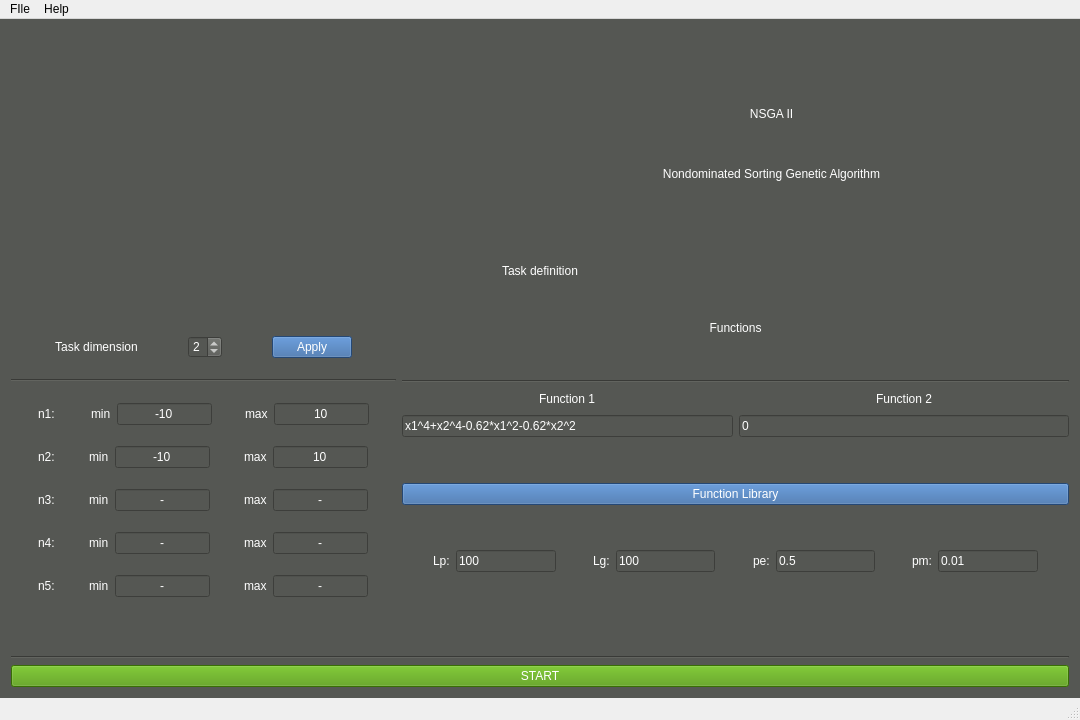
<?xml version="1.0" encoding="UTF-8"?>
<ui version="4.0">
 <class>OptimizationMainWindow</class>
 <widget class="QMainWindow" name="OptimizationMainWindow">
  <property name="geometry">
   <rect>
    <x>0</x>
    <y>0</y>
    <width>1080</width>
    <height>720</height>
   </rect>
  </property>
  <property name="sizePolicy">
   <sizepolicy hsizetype="Expanding" vsizetype="Expanding">
    <horstretch>0</horstretch>
    <verstretch>0</verstretch>
   </sizepolicy>
  </property>
  <property name="windowTitle">
   <string>Optimization Program NLP</string>
  </property>
  <widget class="QWidget" name="centralWidget">
   <property name="sizePolicy">
    <sizepolicy hsizetype="Preferred" vsizetype="Preferred">
     <horstretch>0</horstretch>
     <verstretch>0</verstretch>
    </sizepolicy>
   </property>
   <property name="maximumSize">
    <size>
     <width>3000</width>
     <height>3000</height>
    </size>
   </property>
   <property name="mouseTracking">
    <bool>false</bool>
   </property>
   <property name="styleSheet">
    <string notr="true">background-color: rgb(85, 87, 83);</string>
   </property>
   <layout class="QGridLayout" name="gridLayout">
    <item row="5" column="0">
     <layout class="QHBoxLayout" name="DefinitionSection">
      <item>
       <spacer name="horizontalSpacer_25">
        <property name="orientation">
         <enum>Qt::Horizontal</enum>
        </property>
        <property name="sizeHint" stdset="0">
         <size>
          <width>40</width>
          <height>20</height>
         </size>
        </property>
       </spacer>
      </item>
      <item>
       <layout class="QVBoxLayout" name="MinMaxLayout">
        <item>
         <layout class="QHBoxLayout" name="Dimension0">
          <item>
           <spacer name="horizontalSpacer_4">
            <property name="orientation">
             <enum>Qt::Horizontal</enum>
            </property>
            <property name="sizeHint" stdset="0">
             <size>
              <width>40</width>
              <height>20</height>
             </size>
            </property>
           </spacer>
          </item>
          <item>
           <widget class="QLabel" name="DImensionLabel">
            <property name="styleSheet">
             <string notr="true">font: 25 12pt &quot;Ubuntu&quot;;
color: rgb(255, 255, 255);</string>
            </property>
            <property name="text">
             <string>&lt;html&gt;&lt;head/&gt;&lt;body&gt;&lt;p align=&quot;center&quot;&gt;Task dimension&lt;/p&gt;&lt;/body&gt;&lt;/html&gt;</string>
            </property>
           </widget>
          </item>
          <item>
           <spacer name="horizontalSpacer">
            <property name="orientation">
             <enum>Qt::Horizontal</enum>
            </property>
            <property name="sizeHint" stdset="0">
             <size>
              <width>40</width>
              <height>20</height>
             </size>
            </property>
           </spacer>
          </item>
          <item>
           <widget class="QSpinBox" name="DimInput">
            <property name="styleSheet">
             <string notr="true">color: rgb(255, 255, 255);</string>
            </property>
            <property name="minimum">
             <number>1</number>
            </property>
            <property name="maximum">
             <number>5</number>
            </property>
            <property name="value">
             <number>2</number>
            </property>
           </widget>
          </item>
          <item>
           <spacer name="horizontalSpacer_2">
            <property name="orientation">
             <enum>Qt::Horizontal</enum>
            </property>
            <property name="sizeHint" stdset="0">
             <size>
              <width>40</width>
              <height>20</height>
             </size>
            </property>
           </spacer>
          </item>
          <item>
           <widget class="QPushButton" name="DimButton">
            <property name="cursor">
             <cursorShape>PointingHandCursor</cursorShape>
            </property>
            <property name="styleSheet">
             <string notr="true">color: rgb(255, 255, 255);
background-color: rgb(52, 101, 164);</string>
            </property>
            <property name="text">
             <string>Apply</string>
            </property>
           </widget>
          </item>
          <item>
           <spacer name="horizontalSpacer_3">
            <property name="orientation">
             <enum>Qt::Horizontal</enum>
            </property>
            <property name="sizeHint" stdset="0">
             <size>
              <width>40</width>
              <height>20</height>
             </size>
            </property>
           </spacer>
          </item>
         </layout>
        </item>
        <item>
         <widget class="Line" name="line">
          <property name="orientation">
           <enum>Qt::Horizontal</enum>
          </property>
         </widget>
        </item>
        <item>
         <layout class="QHBoxLayout" name="Dimension1">
          <item>
           <spacer name="horizontalSpacer_5">
            <property name="orientation">
             <enum>Qt::Horizontal</enum>
            </property>
            <property name="sizeHint" stdset="0">
             <size>
              <width>40</width>
              <height>20</height>
             </size>
            </property>
           </spacer>
          </item>
          <item>
           <widget class="QLabel" name="n1Label">
            <property name="styleSheet">
             <string notr="true">color: rgb(255, 255, 255);
font: 25 12pt &quot;Ubuntu&quot;;</string>
            </property>
            <property name="text">
             <string>n1: </string>
            </property>
           </widget>
          </item>
          <item>
           <spacer name="horizontalSpacer_6">
            <property name="orientation">
             <enum>Qt::Horizontal</enum>
            </property>
            <property name="sizeHint" stdset="0">
             <size>
              <width>40</width>
              <height>20</height>
             </size>
            </property>
           </spacer>
          </item>
          <item>
           <widget class="QLabel" name="n1MinLabel">
            <property name="styleSheet">
             <string notr="true">color: rgb(255, 255, 255);
font: 25 12pt &quot;Ubuntu&quot;;</string>
            </property>
            <property name="text">
             <string>min</string>
            </property>
           </widget>
          </item>
          <item>
           <widget class="QLineEdit" name="n1MinValue">
            <property name="enabled">
             <bool>true</bool>
            </property>
            <property name="styleSheet">
             <string notr="true">border-color: rgb(255, 255, 255);
color: rgb(255, 255, 255);</string>
            </property>
            <property name="text">
             <string>-10</string>
            </property>
            <property name="alignment">
             <set>Qt::AlignCenter</set>
            </property>
           </widget>
          </item>
          <item>
           <spacer name="horizontalSpacer_7">
            <property name="orientation">
             <enum>Qt::Horizontal</enum>
            </property>
            <property name="sizeHint" stdset="0">
             <size>
              <width>40</width>
              <height>20</height>
             </size>
            </property>
           </spacer>
          </item>
          <item>
           <widget class="QLabel" name="n1MaxLabel">
            <property name="styleSheet">
             <string notr="true">color: rgb(255, 255, 255);
font: 25 12pt &quot;Ubuntu&quot;;</string>
            </property>
            <property name="text">
             <string>max</string>
            </property>
           </widget>
          </item>
          <item>
           <widget class="QLineEdit" name="n1MaxValue">
            <property name="styleSheet">
             <string notr="true">border-color: rgb(255, 255, 255);
color: rgb(255, 255, 255);</string>
            </property>
            <property name="text">
             <string>10</string>
            </property>
            <property name="alignment">
             <set>Qt::AlignCenter</set>
            </property>
           </widget>
          </item>
          <item>
           <spacer name="horizontalSpacer_8">
            <property name="orientation">
             <enum>Qt::Horizontal</enum>
            </property>
            <property name="sizeHint" stdset="0">
             <size>
              <width>40</width>
              <height>20</height>
             </size>
            </property>
           </spacer>
          </item>
         </layout>
        </item>
        <item>
         <layout class="QHBoxLayout" name="Dimension2">
          <item>
           <spacer name="horizontalSpacer_9">
            <property name="orientation">
             <enum>Qt::Horizontal</enum>
            </property>
            <property name="sizeHint" stdset="0">
             <size>
              <width>40</width>
              <height>20</height>
             </size>
            </property>
           </spacer>
          </item>
          <item>
           <widget class="QLabel" name="n2Label">
            <property name="styleSheet">
             <string notr="true">color: rgb(255, 255, 255);
font: 25 12pt &quot;Ubuntu&quot;;</string>
            </property>
            <property name="text">
             <string>n2:</string>
            </property>
           </widget>
          </item>
          <item>
           <spacer name="horizontalSpacer_10">
            <property name="orientation">
             <enum>Qt::Horizontal</enum>
            </property>
            <property name="sizeHint" stdset="0">
             <size>
              <width>40</width>
              <height>20</height>
             </size>
            </property>
           </spacer>
          </item>
          <item>
           <widget class="QLabel" name="n2MinLabel">
            <property name="styleSheet">
             <string notr="true">color: rgb(255, 255, 255);
font: 25 12pt &quot;Ubuntu&quot;;</string>
            </property>
            <property name="text">
             <string>min</string>
            </property>
           </widget>
          </item>
          <item>
           <widget class="QLineEdit" name="n2MinValue">
            <property name="styleSheet">
             <string notr="true">border-color: rgb(255, 255, 255);
color: rgb(255, 255, 255);</string>
            </property>
            <property name="text">
             <string>-10</string>
            </property>
            <property name="alignment">
             <set>Qt::AlignCenter</set>
            </property>
           </widget>
          </item>
          <item>
           <spacer name="horizontalSpacer_11">
            <property name="orientation">
             <enum>Qt::Horizontal</enum>
            </property>
            <property name="sizeHint" stdset="0">
             <size>
              <width>40</width>
              <height>20</height>
             </size>
            </property>
           </spacer>
          </item>
          <item>
           <widget class="QLabel" name="n2MaxLabel">
            <property name="styleSheet">
             <string notr="true">color: rgb(255, 255, 255);
font: 25 12pt &quot;Ubuntu&quot;;</string>
            </property>
            <property name="text">
             <string>max</string>
            </property>
           </widget>
          </item>
          <item>
           <widget class="QLineEdit" name="n2MaxValue">
            <property name="styleSheet">
             <string notr="true">border-color: rgb(255, 255, 255);
color: rgb(255, 255, 255);</string>
            </property>
            <property name="text">
             <string>10</string>
            </property>
            <property name="alignment">
             <set>Qt::AlignCenter</set>
            </property>
           </widget>
          </item>
          <item>
           <spacer name="horizontalSpacer_12">
            <property name="orientation">
             <enum>Qt::Horizontal</enum>
            </property>
            <property name="sizeHint" stdset="0">
             <size>
              <width>40</width>
              <height>20</height>
             </size>
            </property>
           </spacer>
          </item>
         </layout>
        </item>
        <item>
         <layout class="QHBoxLayout" name="Dimension3">
          <item>
           <spacer name="horizontalSpacer_13">
            <property name="orientation">
             <enum>Qt::Horizontal</enum>
            </property>
            <property name="sizeHint" stdset="0">
             <size>
              <width>40</width>
              <height>20</height>
             </size>
            </property>
           </spacer>
          </item>
          <item>
           <widget class="QLabel" name="n3Label">
            <property name="styleSheet">
             <string notr="true">color: rgb(255, 255, 255);
font: 25 12pt &quot;Ubuntu&quot;;</string>
            </property>
            <property name="text">
             <string>n3:</string>
            </property>
           </widget>
          </item>
          <item>
           <spacer name="horizontalSpacer_14">
            <property name="orientation">
             <enum>Qt::Horizontal</enum>
            </property>
            <property name="sizeHint" stdset="0">
             <size>
              <width>40</width>
              <height>20</height>
             </size>
            </property>
           </spacer>
          </item>
          <item>
           <widget class="QLabel" name="n3MinLabel">
            <property name="styleSheet">
             <string notr="true">color: rgb(255, 255, 255);
font: 25 12pt &quot;Ubuntu&quot;;</string>
            </property>
            <property name="text">
             <string>min</string>
            </property>
           </widget>
          </item>
          <item>
           <widget class="QLineEdit" name="n3MinValue">
            <property name="enabled">
             <bool>false</bool>
            </property>
            <property name="styleSheet">
             <string notr="true">border-color: rgb(255, 255, 255);
color: rgb(255, 255, 255);</string>
            </property>
            <property name="text">
             <string>-</string>
            </property>
            <property name="alignment">
             <set>Qt::AlignCenter</set>
            </property>
           </widget>
          </item>
          <item>
           <spacer name="horizontalSpacer_15">
            <property name="orientation">
             <enum>Qt::Horizontal</enum>
            </property>
            <property name="sizeHint" stdset="0">
             <size>
              <width>40</width>
              <height>20</height>
             </size>
            </property>
           </spacer>
          </item>
          <item>
           <widget class="QLabel" name="n3MaxLabel">
            <property name="styleSheet">
             <string notr="true">color: rgb(255, 255, 255);
font: 25 12pt &quot;Ubuntu&quot;;</string>
            </property>
            <property name="text">
             <string>max</string>
            </property>
           </widget>
          </item>
          <item>
           <widget class="QLineEdit" name="n3MaxValue">
            <property name="enabled">
             <bool>false</bool>
            </property>
            <property name="styleSheet">
             <string notr="true">border-color: rgb(255, 255, 255);
color: rgb(255, 255, 255);</string>
            </property>
            <property name="text">
             <string>-</string>
            </property>
            <property name="alignment">
             <set>Qt::AlignCenter</set>
            </property>
           </widget>
          </item>
          <item>
           <spacer name="horizontalSpacer_16">
            <property name="orientation">
             <enum>Qt::Horizontal</enum>
            </property>
            <property name="sizeHint" stdset="0">
             <size>
              <width>40</width>
              <height>20</height>
             </size>
            </property>
           </spacer>
          </item>
         </layout>
        </item>
        <item>
         <layout class="QHBoxLayout" name="Dimension4">
          <item>
           <spacer name="horizontalSpacer_17">
            <property name="orientation">
             <enum>Qt::Horizontal</enum>
            </property>
            <property name="sizeHint" stdset="0">
             <size>
              <width>40</width>
              <height>20</height>
             </size>
            </property>
           </spacer>
          </item>
          <item>
           <widget class="QLabel" name="n4Label">
            <property name="styleSheet">
             <string notr="true">color: rgb(255, 255, 255);
font: 25 12pt &quot;Ubuntu&quot;;</string>
            </property>
            <property name="text">
             <string>n4:</string>
            </property>
           </widget>
          </item>
          <item>
           <spacer name="horizontalSpacer_18">
            <property name="orientation">
             <enum>Qt::Horizontal</enum>
            </property>
            <property name="sizeHint" stdset="0">
             <size>
              <width>40</width>
              <height>20</height>
             </size>
            </property>
           </spacer>
          </item>
          <item>
           <widget class="QLabel" name="n4MinLabel">
            <property name="styleSheet">
             <string notr="true">color: rgb(255, 255, 255);
font: 25 12pt &quot;Ubuntu&quot;;</string>
            </property>
            <property name="text">
             <string>min</string>
            </property>
           </widget>
          </item>
          <item>
           <widget class="QLineEdit" name="n4MinValue">
            <property name="enabled">
             <bool>false</bool>
            </property>
            <property name="styleSheet">
             <string notr="true">border-color: rgb(255, 255, 255);
color: rgb(255, 255, 255);</string>
            </property>
            <property name="text">
             <string>-</string>
            </property>
            <property name="alignment">
             <set>Qt::AlignCenter</set>
            </property>
           </widget>
          </item>
          <item>
           <spacer name="horizontalSpacer_19">
            <property name="orientation">
             <enum>Qt::Horizontal</enum>
            </property>
            <property name="sizeHint" stdset="0">
             <size>
              <width>40</width>
              <height>20</height>
             </size>
            </property>
           </spacer>
          </item>
          <item>
           <widget class="QLabel" name="n4MaxLabel">
            <property name="styleSheet">
             <string notr="true">color: rgb(255, 255, 255);
font: 25 12pt &quot;Ubuntu&quot;;</string>
            </property>
            <property name="text">
             <string>max</string>
            </property>
           </widget>
          </item>
          <item>
           <widget class="QLineEdit" name="n4MaxValue">
            <property name="enabled">
             <bool>false</bool>
            </property>
            <property name="styleSheet">
             <string notr="true">border-color: rgb(255, 255, 255);
color: rgb(255, 255, 255);</string>
            </property>
            <property name="text">
             <string>-</string>
            </property>
            <property name="alignment">
             <set>Qt::AlignCenter</set>
            </property>
           </widget>
          </item>
          <item>
           <spacer name="horizontalSpacer_20">
            <property name="orientation">
             <enum>Qt::Horizontal</enum>
            </property>
            <property name="sizeHint" stdset="0">
             <size>
              <width>40</width>
              <height>20</height>
             </size>
            </property>
           </spacer>
          </item>
         </layout>
        </item>
        <item>
         <layout class="QHBoxLayout" name="DImension5">
          <item>
           <spacer name="horizontalSpacer_21">
            <property name="orientation">
             <enum>Qt::Horizontal</enum>
            </property>
            <property name="sizeHint" stdset="0">
             <size>
              <width>40</width>
              <height>20</height>
             </size>
            </property>
           </spacer>
          </item>
          <item>
           <widget class="QLabel" name="n5Label">
            <property name="styleSheet">
             <string notr="true">color: rgb(255, 255, 255);
font: 25 12pt &quot;Ubuntu&quot;;</string>
            </property>
            <property name="text">
             <string>n5:</string>
            </property>
           </widget>
          </item>
          <item>
           <spacer name="horizontalSpacer_22">
            <property name="orientation">
             <enum>Qt::Horizontal</enum>
            </property>
            <property name="sizeHint" stdset="0">
             <size>
              <width>40</width>
              <height>20</height>
             </size>
            </property>
           </spacer>
          </item>
          <item>
           <widget class="QLabel" name="n5MinLabel">
            <property name="styleSheet">
             <string notr="true">color: rgb(255, 255, 255);
font: 25 12pt &quot;Ubuntu&quot;;</string>
            </property>
            <property name="text">
             <string>min</string>
            </property>
           </widget>
          </item>
          <item>
           <widget class="QLineEdit" name="n5MinValue">
            <property name="enabled">
             <bool>false</bool>
            </property>
            <property name="styleSheet">
             <string notr="true">border-color: rgb(255, 255, 255);
color: rgb(255, 255, 255);</string>
            </property>
            <property name="text">
             <string>-</string>
            </property>
            <property name="alignment">
             <set>Qt::AlignCenter</set>
            </property>
           </widget>
          </item>
          <item>
           <spacer name="horizontalSpacer_23">
            <property name="orientation">
             <enum>Qt::Horizontal</enum>
            </property>
            <property name="sizeHint" stdset="0">
             <size>
              <width>40</width>
              <height>20</height>
             </size>
            </property>
           </spacer>
          </item>
          <item>
           <widget class="QLabel" name="n5MaxLabel">
            <property name="styleSheet">
             <string notr="true">color: rgb(255, 255, 255);
font: 25 12pt &quot;Ubuntu&quot;;</string>
            </property>
            <property name="text">
             <string>max</string>
            </property>
           </widget>
          </item>
          <item>
           <widget class="QLineEdit" name="n5MaxValue">
            <property name="enabled">
             <bool>false</bool>
            </property>
            <property name="styleSheet">
             <string notr="true">border-color: rgb(255, 255, 255);
color: rgb(255, 255, 255);</string>
            </property>
            <property name="text">
             <string>-</string>
            </property>
            <property name="alignment">
             <set>Qt::AlignCenter</set>
            </property>
           </widget>
          </item>
          <item>
           <spacer name="horizontalSpacer_24">
            <property name="orientation">
             <enum>Qt::Horizontal</enum>
            </property>
            <property name="sizeHint" stdset="0">
             <size>
              <width>40</width>
              <height>20</height>
             </size>
            </property>
           </spacer>
          </item>
         </layout>
        </item>
       </layout>
      </item>
      <item>
       <spacer name="horizontalSpacer_26">
        <property name="orientation">
         <enum>Qt::Horizontal</enum>
        </property>
        <property name="sizeHint" stdset="0">
         <size>
          <width>40</width>
          <height>20</height>
         </size>
        </property>
       </spacer>
      </item>
      <item>
       <layout class="QVBoxLayout" name="Functions">
        <item>
         <widget class="QLabel" name="FunctionsLabel">
          <property name="styleSheet">
           <string notr="true">font: 25 18pt &quot;Ubuntu&quot;;
color: rgb(255, 255, 255);</string>
          </property>
          <property name="text">
           <string>&lt;html&gt;&lt;head/&gt;&lt;body&gt;&lt;p align=&quot;center&quot;&gt;Functions&lt;/p&gt;&lt;/body&gt;&lt;/html&gt;</string>
          </property>
         </widget>
        </item>
        <item>
         <spacer name="verticalSpacer_2">
          <property name="orientation">
           <enum>Qt::Vertical</enum>
          </property>
          <property name="sizeHint" stdset="0">
           <size>
            <width>20</width>
            <height>40</height>
           </size>
          </property>
         </spacer>
        </item>
        <item>
         <widget class="Line" name="line_5">
          <property name="orientation">
           <enum>Qt::Horizontal</enum>
          </property>
         </widget>
        </item>
        <item>
         <layout class="QHBoxLayout" name="SeparateLabels">
          <item>
           <spacer name="horizontalSpacer_28">
            <property name="orientation">
             <enum>Qt::Horizontal</enum>
            </property>
            <property name="sizeHint" stdset="0">
             <size>
              <width>40</width>
              <height>20</height>
             </size>
            </property>
           </spacer>
          </item>
          <item>
           <widget class="QLabel" name="Function1Label">
            <property name="styleSheet">
             <string notr="true">font: 25 12pt &quot;Ubuntu&quot;;
color: rgb(255, 255, 255);</string>
            </property>
            <property name="text">
             <string>&lt;html&gt;&lt;head/&gt;&lt;body&gt;&lt;p align=&quot;center&quot;&gt;Function 1&lt;/p&gt;&lt;/body&gt;&lt;/html&gt;</string>
            </property>
           </widget>
          </item>
          <item>
           <spacer name="horizontalSpacer_29">
            <property name="orientation">
             <enum>Qt::Horizontal</enum>
            </property>
            <property name="sizeHint" stdset="0">
             <size>
              <width>40</width>
              <height>20</height>
             </size>
            </property>
           </spacer>
          </item>
          <item>
           <spacer name="horizontalSpacer_36">
            <property name="orientation">
             <enum>Qt::Horizontal</enum>
            </property>
            <property name="sizeHint" stdset="0">
             <size>
              <width>40</width>
              <height>20</height>
             </size>
            </property>
           </spacer>
          </item>
          <item>
           <widget class="QLabel" name="Function2Label">
            <property name="styleSheet">
             <string notr="true">font: 25 12pt &quot;Ubuntu&quot;;
color: rgb(255, 255, 255);</string>
            </property>
            <property name="text">
             <string>&lt;html&gt;&lt;head/&gt;&lt;body&gt;&lt;p align=&quot;center&quot;&gt;Function 2&lt;/p&gt;&lt;/body&gt;&lt;/html&gt;</string>
            </property>
           </widget>
          </item>
          <item>
           <spacer name="horizontalSpacer_30">
            <property name="orientation">
             <enum>Qt::Horizontal</enum>
            </property>
            <property name="sizeHint" stdset="0">
             <size>
              <width>40</width>
              <height>20</height>
             </size>
            </property>
           </spacer>
          </item>
         </layout>
        </item>
        <item>
         <layout class="QHBoxLayout" name="FunctionsStrings">
          <item>
           <widget class="QLineEdit" name="FirstFunctionString">
            <property name="styleSheet">
             <string notr="true">border-color: rgb(255, 255, 255);
color: rgb(255, 255, 255);</string>
            </property>
            <property name="text">
             <string>x1^4+x2^4-0.62*x1^2-0.62*x2^2</string>
            </property>
           </widget>
          </item>
          <item>
           <widget class="QLineEdit" name="SecondFunctionString">
            <property name="styleSheet">
             <string notr="true">border-color: rgb(255, 255, 255);
color: rgb(255, 255, 255);</string>
            </property>
            <property name="text">
             <string>0</string>
            </property>
           </widget>
          </item>
         </layout>
        </item>
        <item>
         <spacer name="verticalSpacer_11">
          <property name="orientation">
           <enum>Qt::Vertical</enum>
          </property>
          <property name="sizeHint" stdset="0">
           <size>
            <width>20</width>
            <height>40</height>
           </size>
          </property>
         </spacer>
        </item>
        <item>
         <widget class="QPushButton" name="FunctionLibraryButton">
          <property name="cursor">
           <cursorShape>PointingHandCursor</cursorShape>
          </property>
          <property name="styleSheet">
           <string notr="true">color: rgb(255, 255, 255);
background-color: rgb(52, 101, 164);</string>
          </property>
          <property name="text">
           <string>Function Library</string>
          </property>
         </widget>
        </item>
        <item>
         <spacer name="verticalSpacer_10">
          <property name="orientation">
           <enum>Qt::Vertical</enum>
          </property>
          <property name="sizeHint" stdset="0">
           <size>
            <width>20</width>
            <height>40</height>
           </size>
          </property>
         </spacer>
        </item>
        <item>
         <layout class="QHBoxLayout" name="Parameters">
          <item>
           <spacer name="horizontalSpacer_31">
            <property name="orientation">
             <enum>Qt::Horizontal</enum>
            </property>
            <property name="sizeHint" stdset="0">
             <size>
              <width>40</width>
              <height>20</height>
             </size>
            </property>
           </spacer>
          </item>
          <item>
           <widget class="QLabel" name="lpLabel">
            <property name="styleSheet">
             <string notr="true">border-color: rgb(255, 255, 255);
color: rgb(255, 255, 255);</string>
            </property>
            <property name="text">
             <string>Lp:</string>
            </property>
           </widget>
          </item>
          <item>
           <widget class="QLineEdit" name="LpValue">
            <property name="styleSheet">
             <string notr="true">border-color: rgb(255, 255, 255);
color: rgb(255, 255, 255);</string>
            </property>
            <property name="text">
             <string>100</string>
            </property>
           </widget>
          </item>
          <item>
           <spacer name="horizontalSpacer_32">
            <property name="orientation">
             <enum>Qt::Horizontal</enum>
            </property>
            <property name="sizeHint" stdset="0">
             <size>
              <width>40</width>
              <height>20</height>
             </size>
            </property>
           </spacer>
          </item>
          <item>
           <widget class="QLabel" name="lgLabel">
            <property name="styleSheet">
             <string notr="true">border-color: rgb(255, 255, 255);
color: rgb(255, 255, 255);</string>
            </property>
            <property name="text">
             <string>Lg:</string>
            </property>
           </widget>
          </item>
          <item>
           <widget class="QLineEdit" name="LgValue">
            <property name="styleSheet">
             <string notr="true">border-color: rgb(255, 255, 255);
color: rgb(255, 255, 255);</string>
            </property>
            <property name="text">
             <string>100</string>
            </property>
           </widget>
          </item>
          <item>
           <spacer name="horizontalSpacer_33">
            <property name="orientation">
             <enum>Qt::Horizontal</enum>
            </property>
            <property name="sizeHint" stdset="0">
             <size>
              <width>40</width>
              <height>20</height>
             </size>
            </property>
           </spacer>
          </item>
          <item>
           <widget class="QLabel" name="peLabel">
            <property name="styleSheet">
             <string notr="true">border-color: rgb(255, 255, 255);
color: rgb(255, 255, 255);</string>
            </property>
            <property name="text">
             <string>pe:</string>
            </property>
           </widget>
          </item>
          <item>
           <widget class="QLineEdit" name="PeValue">
            <property name="styleSheet">
             <string notr="true">border-color: rgb(255, 255, 255);
color: rgb(255, 255, 255);</string>
            </property>
            <property name="text">
             <string>0.5</string>
            </property>
           </widget>
          </item>
          <item>
           <spacer name="horizontalSpacer_34">
            <property name="orientation">
             <enum>Qt::Horizontal</enum>
            </property>
            <property name="sizeHint" stdset="0">
             <size>
              <width>40</width>
              <height>20</height>
             </size>
            </property>
           </spacer>
          </item>
          <item>
           <widget class="QLabel" name="pmLabel">
            <property name="styleSheet">
             <string notr="true">border-color: rgb(255, 255, 255);
color: rgb(255, 255, 255);</string>
            </property>
            <property name="text">
             <string>pm:</string>
            </property>
           </widget>
          </item>
          <item>
           <widget class="QLineEdit" name="PmValue">
            <property name="styleSheet">
             <string notr="true">border-color: rgb(255, 255, 255);
color: rgb(255, 255, 255);</string>
            </property>
            <property name="text">
             <string>0.01</string>
            </property>
           </widget>
          </item>
          <item>
           <spacer name="horizontalSpacer_35">
            <property name="orientation">
             <enum>Qt::Horizontal</enum>
            </property>
            <property name="sizeHint" stdset="0">
             <size>
              <width>40</width>
              <height>20</height>
             </size>
            </property>
           </spacer>
          </item>
         </layout>
        </item>
        <item>
         <spacer name="verticalSpacer">
          <property name="orientation">
           <enum>Qt::Vertical</enum>
          </property>
          <property name="sizeHint" stdset="0">
           <size>
            <width>20</width>
            <height>40</height>
           </size>
          </property>
         </spacer>
        </item>
       </layout>
      </item>
      <item>
       <spacer name="horizontalSpacer_27">
        <property name="orientation">
         <enum>Qt::Horizontal</enum>
        </property>
        <property name="sizeHint" stdset="0">
         <size>
          <width>40</width>
          <height>20</height>
         </size>
        </property>
       </spacer>
      </item>
     </layout>
    </item>
    <item row="1" column="0">
     <layout class="QVBoxLayout" name="Header">
      <item>
       <layout class="QHBoxLayout" name="HeaderLayout">
        <item>
         <widget class="QWidget" name="Logo" native="true">
          <property name="maximumSize">
           <size>
            <width>457</width>
            <height>200</height>
           </size>
          </property>
          <property name="styleSheet">
           <string notr="true">image: url(:/res/resources/images/logo.png);</string>
          </property>
         </widget>
        </item>
        <item>
         <layout class="QVBoxLayout" name="ProgramTitleLayout">
          <item>
           <spacer name="verticalSpacer_7">
            <property name="orientation">
             <enum>Qt::Vertical</enum>
            </property>
            <property name="sizeHint" stdset="0">
             <size>
              <width>20</width>
              <height>40</height>
             </size>
            </property>
           </spacer>
          </item>
          <item>
           <widget class="QLabel" name="ProgramName">
            <property name="styleSheet">
             <string notr="true">font: 57 24pt &quot;Ubuntu&quot;;
color: rgb(255, 255, 255);</string>
            </property>
            <property name="text">
             <string>&lt;html&gt;&lt;head/&gt;&lt;body&gt;&lt;p align=&quot;center&quot;&gt;NSGA  II&lt;/p&gt;&lt;/body&gt;&lt;/html&gt;</string>
            </property>
           </widget>
          </item>
          <item>
           <spacer name="verticalSpacer_9">
            <property name="orientation">
             <enum>Qt::Vertical</enum>
            </property>
            <property name="sizeHint" stdset="0">
             <size>
              <width>20</width>
              <height>40</height>
             </size>
            </property>
           </spacer>
          </item>
          <item>
           <widget class="QLabel" name="Abbreviation">
            <property name="styleSheet">
             <string notr="true">font: 57 24pt &quot;Ubuntu&quot;;
color: rgb(255, 255, 255);</string>
            </property>
            <property name="text">
             <string>&lt;html&gt;&lt;head/&gt;&lt;body&gt;&lt;p align=&quot;center&quot;&gt;Nondominated Sorting Genetic Algorithm&lt;/p&gt;&lt;/body&gt;&lt;/html&gt;</string>
            </property>
           </widget>
          </item>
          <item>
           <spacer name="verticalSpacer_8">
            <property name="orientation">
             <enum>Qt::Vertical</enum>
            </property>
            <property name="sizeHint" stdset="0">
             <size>
              <width>20</width>
              <height>40</height>
             </size>
            </property>
           </spacer>
          </item>
         </layout>
        </item>
       </layout>
      </item>
     </layout>
    </item>
    <item row="7" column="0">
     <widget class="Line" name="line_3">
      <property name="orientation">
       <enum>Qt::Horizontal</enum>
      </property>
     </widget>
    </item>
    <item row="3" column="0">
     <widget class="QLabel" name="TaskDefinitionLabel">
      <property name="styleSheet">
       <string notr="true">font: 25 18pt &quot;Ubuntu&quot;;
color: rgb(255, 255, 255);</string>
      </property>
      <property name="text">
       <string>&lt;html&gt;&lt;head/&gt;&lt;body&gt;&lt;p align=&quot;center&quot;&gt;Task definition&lt;/p&gt;&lt;/body&gt;&lt;/html&gt;</string>
      </property>
     </widget>
    </item>
    <item row="0" column="0">
     <spacer name="verticalSpacer_4">
      <property name="orientation">
       <enum>Qt::Vertical</enum>
      </property>
      <property name="sizeHint" stdset="0">
       <size>
        <width>20</width>
        <height>40</height>
       </size>
      </property>
     </spacer>
    </item>
    <item row="8" column="0">
     <widget class="QPushButton" name="AlgorithmStartButton">
      <property name="cursor">
       <cursorShape>PointingHandCursor</cursorShape>
      </property>
      <property name="styleSheet">
       <string notr="true">color: rgb(255, 255, 255);
background-color: rgb(78, 154, 6);
font: 25 20pt &quot;Ubuntu&quot;;</string>
      </property>
      <property name="text">
       <string>START</string>
      </property>
     </widget>
    </item>
    <item row="2" column="0">
     <spacer name="verticalSpacer_3">
      <property name="orientation">
       <enum>Qt::Vertical</enum>
      </property>
      <property name="sizeHint" stdset="0">
       <size>
        <width>20</width>
        <height>40</height>
       </size>
      </property>
     </spacer>
    </item>
    <item row="6" column="0">
     <spacer name="verticalSpacer_6">
      <property name="orientation">
       <enum>Qt::Vertical</enum>
      </property>
      <property name="sizeHint" stdset="0">
       <size>
        <width>20</width>
        <height>40</height>
       </size>
      </property>
     </spacer>
    </item>
    <item row="4" column="0">
     <spacer name="verticalSpacer_5">
      <property name="orientation">
       <enum>Qt::Vertical</enum>
      </property>
      <property name="sizeHint" stdset="0">
       <size>
        <width>20</width>
        <height>40</height>
       </size>
      </property>
     </spacer>
    </item>
   </layout>
  </widget>
  <widget class="QMenuBar" name="menuBar">
   <property name="geometry">
    <rect>
     <x>0</x>
     <y>0</y>
     <width>1080</width>
     <height>22</height>
    </rect>
   </property>
   <widget class="QMenu" name="menuFIle">
    <property name="title">
     <string>FIle</string>
    </property>
    <addaction name="actionSettings"/>
    <addaction name="separator"/>
    <addaction name="actionAuthors"/>
    <addaction name="actionQuit"/>
   </widget>
   <widget class="QMenu" name="menuHelp">
    <property name="title">
     <string>Help</string>
    </property>
    <addaction name="actionDescription"/>
   </widget>
   <addaction name="menuFIle"/>
   <addaction name="menuHelp"/>
  </widget>
  <widget class="QStatusBar" name="statusBar">
   <property name="locale">
    <locale language="Polish" country="Poland"/>
   </property>
  </widget>
  <action name="actionSettings">
   <property name="text">
    <string>Settings</string>
   </property>
  </action>
  <action name="actionAuthors">
   <property name="text">
    <string>Authors</string>
   </property>
  </action>
  <action name="actionQuit">
   <property name="text">
    <string>Quit</string>
   </property>
  </action>
  <action name="actionDescription">
   <property name="text">
    <string>Description</string>
   </property>
  </action>
 </widget>
 <layoutdefault spacing="6" margin="11"/>
 <resources/>
 <connections/>
</ui>
